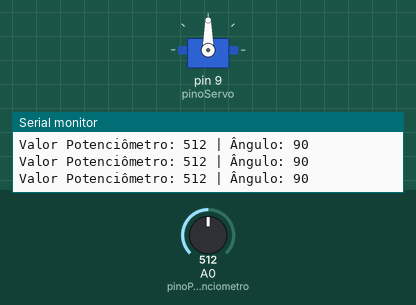
Simulated run of this sketch. Board: Arduino Uno, built with avr-gcc and run on an emulated ATmega328P. Parts: servo, the last lines printed to the serial monitor. Inputs (shaded band) come from the test bench; at power-on: A0 (pinoPotenciometro) = 512.

Above: at 1.2 s.
1.3 s: A0 (pinoPotenciometro) set to 556
At 2.4 s:
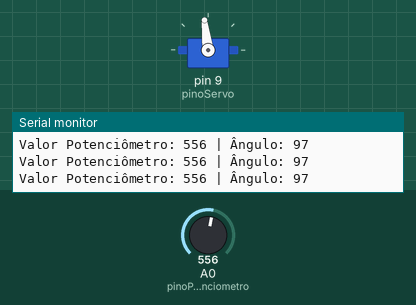
4.3 s: A0 (pinoPotenciometro) set to 578
At 5.5 s:
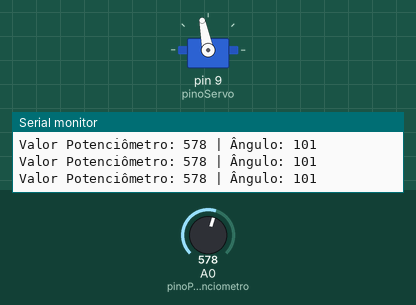
5.8 s: A0 (pinoPotenciometro) set to 306
At 6.2 s:
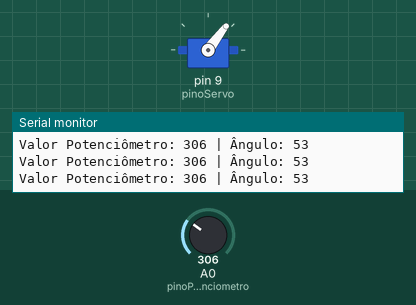
7.3 s: A0 (pinoPotenciometro) set to 109
At 8.3 s:
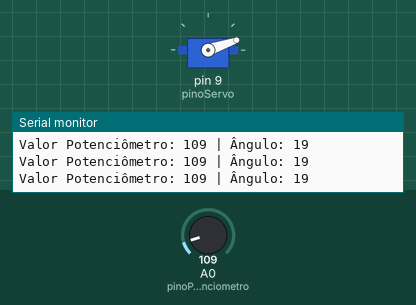
8.8 s: A0 (pinoPotenciometro) set to 93
At 9.1 s:
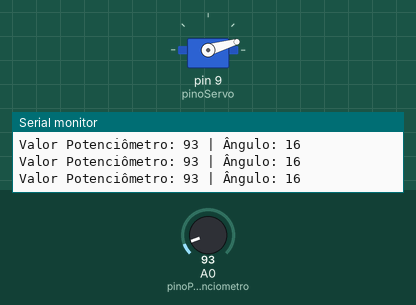
11.8 s: A0 (pinoPotenciometro) set to 122
At 12.5 s:
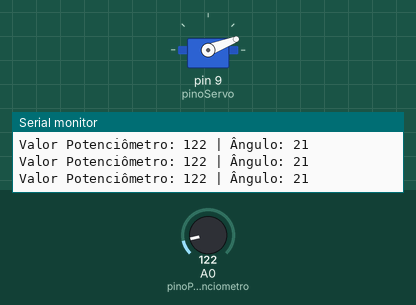
Timing chart, 0 to 14.3 s (numbered marks = the images above; inputs shaded):
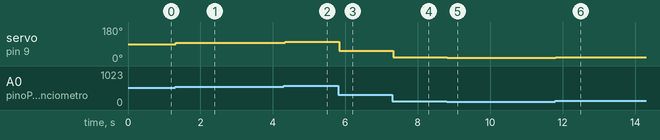

The sketch:

1.ino
```cpp
//Controle de um servo motor com potenciômetro:
//Monte o circuito e escreva a programação para que a posição de um servo motor seja controlada por um potenciômetro.


// Inclui a biblioteca Servo, que facilita o controle de servo motores
#include <Servo.h>

// Cria um objeto servo para controlar o servo motor
Servo meuServo;

// Define a entrada analógica do potenciômetro
const int pinoPotenciometro = A0;

// Define a saída digital do servo motor
const int pinoServo = 9;

// Variável para armazenar o valor lido do potenciômetro
int valorPotenciometro = 0;

void setup() {
  // Inicializa o objeto servo na porta digital 12
  meuServo.attach(pinoServo);

  // Inicializa a comunicação serial (opcional, para depuração)
  Serial.begin(9600);
}

void loop() {
  // Lê o valor do potenciômetro (entre 0 e 1023)
  valorPotenciometro = analogRead(pinoPotenciometro);

  // Mapeia o valor lido para um ângulo de 0 a 180 graus
  int angulo = map(valorPotenciometro, 0, 1023, 0, 180);

  // Move o servo motor para o ângulo calculado
  meuServo.write(angulo);

  // Exibe os valores no monitor serial (opcional, para verificação)
  Serial.print("Valor Potenciômetro: ");
  Serial.print(valorPotenciometro);
  Serial.print(" | Ângulo: ");
  Serial.println(angulo);

  // Aguarda um pequeno tempo para estabilidade
  delay(15);
}
```

Measured:
- after the input at 1.3 s, servo on pin 9 (pinoServo): 90° → 97° at once
- after the input at 4.3 s, servo on pin 9 (pinoServo): 97° → 101° at once
- after the input at 5.8 s, servo on pin 9 (pinoServo): 101° → 53° at once
- after the input at 7.3 s, servo on pin 9 (pinoServo): 53° → 19° at once
- after the input at 8.8 s, servo on pin 9 (pinoServo): 19° → 16° at once
- after the input at 11.8 s, servo on pin 9 (pinoServo): 16° → 21° at once
